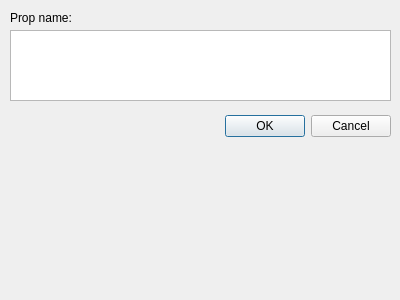
<?xml version="1.0" encoding="UTF-8"?>
<ui version="4.0">
 <class>AddEditAppProp</class>
 <widget class="QDialog" name="AddEditAppProp">
  <property name="geometry">
   <rect>
    <x>0</x>
    <y>0</y>
    <width>400</width>
    <height>300</height>
   </rect>
  </property>
  <property name="windowTitle">
   <string>Dialog</string>
  </property>
  <widget class="QDialogButtonBox" name="buttonBox">
   <property name="geometry">
    <rect>
     <x>50</x>
     <y>110</y>
     <width>341</width>
     <height>32</height>
    </rect>
   </property>
   <property name="orientation">
    <enum>Qt::Horizontal</enum>
   </property>
   <property name="standardButtons">
    <set>QDialogButtonBox::Cancel|QDialogButtonBox::Ok</set>
   </property>
  </widget>
  <widget class="QLabel" name="label">
   <property name="geometry">
    <rect>
     <x>10</x>
     <y>10</y>
     <width>101</width>
     <height>16</height>
    </rect>
   </property>
   <property name="text">
    <string>Prop name:</string>
   </property>
  </widget>
  <widget class="QTextEdit" name="PropTextEdit">
   <property name="geometry">
    <rect>
     <x>10</x>
     <y>30</y>
     <width>381</width>
     <height>71</height>
    </rect>
   </property>
  </widget>
 </widget>
 <resources/>
 <connections>
  <connection>
   <sender>buttonBox</sender>
   <signal>accepted()</signal>
   <receiver>AddEditAppProp</receiver>
   <slot>accept()</slot>
   <hints>
    <hint type="sourcelabel">
     <x>268</x>
     <y>124</y>
    </hint>
    <hint type="destinationlabel">
     <x>157</x>
     <y>274</y>
    </hint>
   </hints>
  </connection>
  <connection>
   <sender>buttonBox</sender>
   <signal>rejected()</signal>
   <receiver>AddEditAppProp</receiver>
   <slot>reject()</slot>
   <hints>
    <hint type="sourcelabel">
     <x>336</x>
     <y>130</y>
    </hint>
    <hint type="destinationlabel">
     <x>286</x>
     <y>274</y>
    </hint>
   </hints>
  </connection>
 </connections>
</ui>
